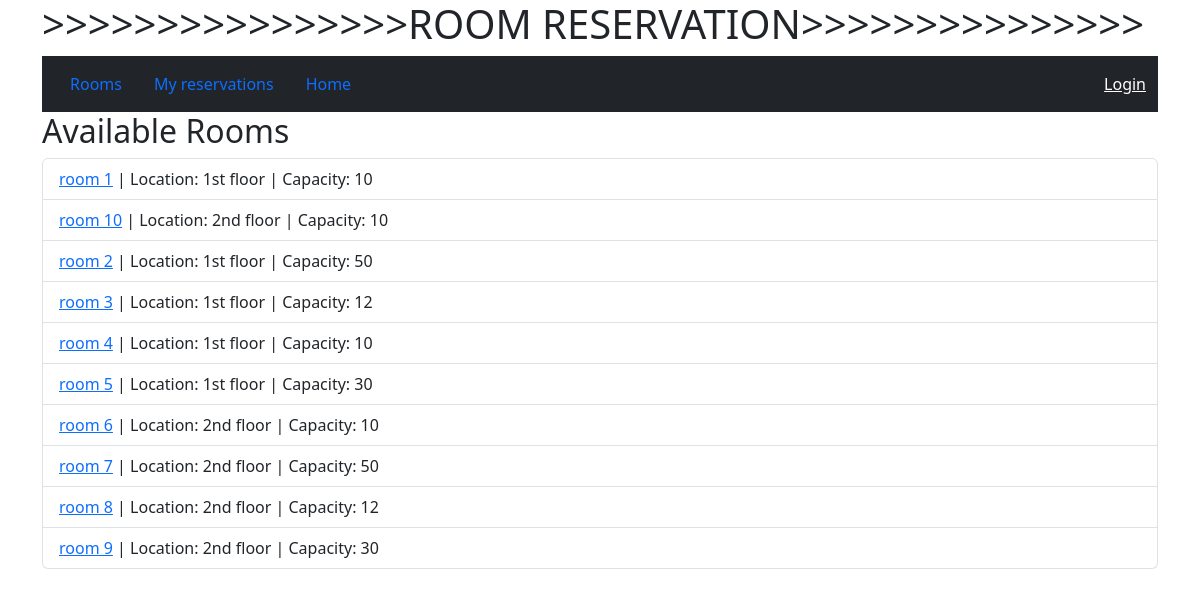
/rooms/, run on the app's committed database.
### rooms/models.py (models this page shows, shortened)
class Room(models.Model):
    name = models.CharField(max_length=200, unique=True)
    location = models.CharField(max_length=200, blank=True)
    capacity = models.IntegerField(default=10)
    is_active = models.BooleanField(default=True)
    class Meta:
        ordering = ['name']

### rooms/views.py (the view)
# urls.py: path("", views.room_list, name="list"),
def room_list(request):
    rooms = Room.objects.filter(is_active=True)
    return render(request, "rooms/room_list.html", {"rooms": rooms})

### rooms/templates/rooms/room_list.html (shortened to what this page needs)
{% extends "base.html" %}
{% block content %}
<h2>Available Rooms</h2>
<ul class="list-group">
    {% for room in rooms %}
    <li class="list-group-item">
        <a href="{% url 'rooms:detail' room.id %}">{{ room.name }}</a> |
        Location: {{ room.location }} |
        Capacity: {{ room.capacity }}
    </li>
    {% empty %}
    <li class="list-group-item">No rooms available.</li>
    {% endfor %}
</ul>
{% endblock %}

### data on the page
Room: name "room 1", location "1st floor", capacity "10"
Room: name "room 10", location "2nd floor", capacity "10"
Room: name "room 2", location "1st floor", capacity "50"
Room: name "room 3", location "1st floor", capacity "12"
Room: name "room 4", location "1st floor", capacity "10"
Room: name "room 5", location "1st floor", capacity "30"
Room: name "room 6", location "2nd floor", capacity "10"
Room: name "room 7", location "2nd floor", capacity "50"
Room: name "room 8", location "2nd floor", capacity "12"
Room: name "room 9", location "2nd floor", capacity "30"
